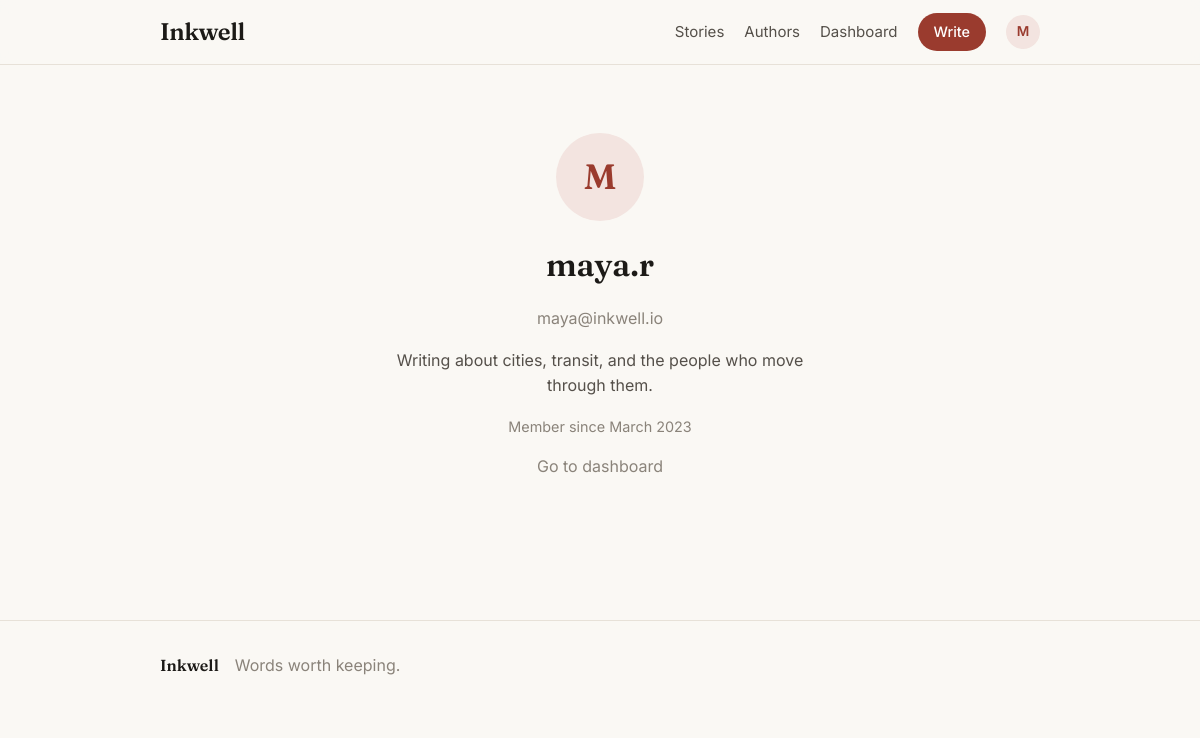
Page /profile (signed in) on the committed database.
### app/models.py (models this page shows)
class User(Base):
    __tablename__ = "users"
    id = Column(String, primary_key=True, default=gen_uuid)
    username = Column(String, unique=True, nullable=False, index=True)
    email = Column(String, unique=True, nullable=False, index=True)
    password = Column(String, nullable=False)
    role = Column(String, nullable=False, default="user")
    bio = Column(Text, nullable=True, default="")
    created_at = Column(DateTime, default=datetime.utcnow)
    posts = relationship("Post", back_populates="author", cascade="all, delete-orphan")

### app/main.py (the view)
@app.get("/profile", response_class=HTMLResponse)
def profile_page(request: Request, user=Depends(get_optional_user)):
    if user is None:
        return templates.TemplateResponse(
            "login.html", {"request": request, "user": None, "redirect": True}
        )
    return templates.TemplateResponse("profile.html", {"request": request, "user": user})

### app/templates/profile.html (shortened to what this page needs)
{% extends "base.html" %}
{% block content %}
<div class="profile">
  <div class="profile-avatar">{{ user.username[0]|upper }}</div>
  <h1>{{ user.username }}</h1>
  <p class="muted">{{ user.email }}</p>
  {% if user.bio %}<p class="bio">{{ user.bio }}</p>{% endif %}
  <p class="meta">Member since {{ user.created_at.strftime("%B %Y") }}</p>
  <p class="muted"><a href="/dashboard">Go to dashboard</a></p>
</div>
{% endblock %}

### app/templates/base.html (shortened to what this page needs)
<!doctype html>
<html lang="en">
<head>
  <link rel="stylesheet" href="/static/css/style.css" />
</head>
<body>
  <header class="site-header">
    <div class="wrap header-inner">
      <a class="brand" href="/">Inkwell</a>
      <nav class="nav">
        <a href="/">Stories</a>
        <a href="/authors">Authors</a>
        {% if user %}
          <a href="/dashboard">Dashboard</a>
          <a href="/new" class="btn btn-small">Write</a>
          <a href="/profile" class="avatar-link" title="{{ user.username }}">{{ user.username[0]|upper }}</a>
        {% else %}
          <a href="/login">Sign in</a>
          <a href="/register" class="btn btn-small">Get started</a>
        {% endif %}
      </nav>
    </div>
  </header>
  <main class="wrap main">
    {% block content %}{% endblock %}
  </main>
  <footer class="site-footer">
    <div class="wrap">
      <span>Inkwell</span>
      <span class="muted">Words worth keeping.</span>
    </div>
  </footer>
</body>
</html>

### app/static/css/style.css (style rules this page uses)
:root { --bg: #faf8f4; --surface: #ffffff; --ink: #1c1a17; --ink-soft: #55504a; --muted: #8a837a; --line: #e7e1d8; --accent: #9a3b2e; --accent-soft: #f3e4e0; --radius: 14px; --shadow: 0 1px 2px rgba(28, 26, 23, 0.04), 0 8px 24px rgba(28, 26, 23, 0.05); }
* { box-sizing: border-box; }
body { margin: 0; background: var(--bg); color: var(--ink); font-family: "Inter", system-ui, sans-serif; line-height: 1.6; -webkit-font-smoothing: antialiased; }
a { color: inherit; text-decoration: none; }
.wrap { width: 100%; max-width: 920px; margin: 0 auto; padding: 0 20px; }
.site-header { border-bottom: 1px solid var(--line); background: rgba(250, 248, 244, 0.85); backdrop-filter: blur(8px); position: sticky; top: 0; z-index: 10; }
.header-inner { display: flex; align-items: center; justify-content: space-between; height: 64px; }
.brand { font-family: "Fraunces", serif; font-weight: 600; font-size: 1.5rem; letter-spacing: -0.02em; }
.nav { display: flex; align-items: center; gap: 20px; font-size: 0.94rem; }
.nav a { color: var(--ink-soft); }
.avatar-link { display: grid; place-items: center; width: 34px; height: 34px; border-radius: 50%; background: var(--accent-soft); color: var(--accent) !important; font-weight: 600; font-size: 0.85rem; }
.btn { display: inline-block; background: var(--accent); color: #fff !important; border: none; border-radius: 999px; padding: 10px 20px; font: inherit; font-weight: 500; cursor: pointer; transition: opacity 0.15s ease; }
.btn-small { padding: 7px 16px; font-size: 0.9rem; }
.main { padding: 48px 20px 80px; }
.meta { color: var(--muted); font-size: 0.9rem; margin: 0; }
.profile { text-align: center; max-width: 440px; margin: 20px auto; }
.profile-avatar { width: 88px; height: 88px; border-radius: 50%; background: var(--accent-soft); color: var(--accent); display: grid; place-items: center; font-family: "Fraunces", serif; font-size: 2.2rem; font-weight: 600; margin: 0 auto 18px; }
.profile h1 { font-family: "Fraunces", serif; font-weight: 600; margin: 0 0 4px; }
.bio { color: var(--ink-soft); }
.muted { color: var(--muted); }
.site-footer { border-top: 1px solid var(--line); padding: 32px 0; margin-top: 40px; }
.site-footer .wrap { display: flex; gap: 16px; align-items: baseline; }
.site-footer span:first-child { font-family: "Fraunces", serif; font-weight: 600; }

### rows in the picture
User: username "M", username "maya.r", email "maya@inkwell.io", bio "Writing about cities, transit, and the people who move through them.", created_at "March 2023"
